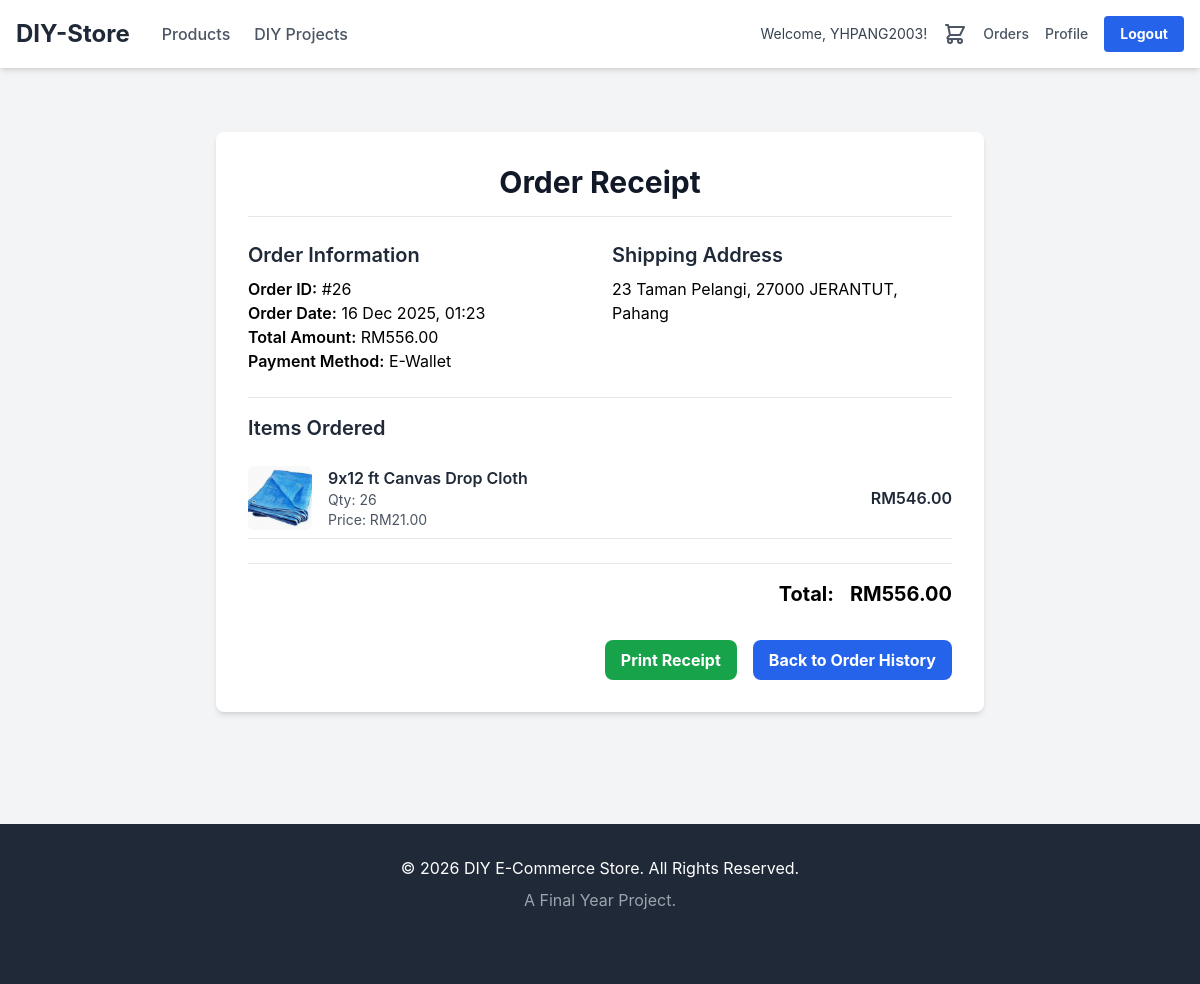
Screenshot of /order_details.php?order_id=26 (signed in) with the database file from the repository.
### tables this page shows
CREATE TABLE `order` (
  `order_id` int(11) NOT NULL,
  `user_id` int(11) DEFAULT NULL,
  `order_date` timestamp NOT NULL DEFAULT current_timestamp(),
  `total_amount` decimal(10,2) DEFAULT NULL,
  `address` varchar(255) DEFAULT NULL,
  `payment_method` enum('CreditCard','BankTransfer','E-Wallet') NOT NULL
);

CREATE TABLE `order_item` (
  `order_id` int(11) NOT NULL,
  `product_id` int(11) NOT NULL,
  `quantity` int(11) NOT NULL,
  `price` decimal(10,2) NOT NULL
);

CREATE TABLE `product` (
  `product_id` int(11) NOT NULL,
  `name` varchar(200) NOT NULL,
  `description` text DEFAULT NULL,
  `image` varchar(255) DEFAULT NULL,
  `price` decimal(10,2) NOT NULL,
  `stock_quantity` int(11) NOT NULL,
  `category_id` int(11) DEFAULT NULL,
  `status` enum('Available','Disabled') DEFAULT 'Available'
);

### _base.php (called while the page is built, shortened)
<?php
function get($key, $default = null) {
    return $_GET[$key] ?? $default;
}
function e($value) {
    return htmlspecialchars($value ?? '', ENT_QUOTES, 'UTF-8');
}
$_user = $_SESSION['user'] ?? null;
?>

### order_details.php (the view, shortened to what this page needs)
<?php
require_once '_base.php';
$user_id = $_user->user_id;
$order_id = get('order_id');
$conn = db_connect();
$sql_order = "SELECT * FROM `Order` WHERE order_id = ? AND user_id = ?";
$stmt_order = $conn->prepare($sql_order);
$stmt_order->bind_param("ii", $order_id, $user_id);
$stmt_order->execute();
$order = $stmt_order->get_result()->fetch_assoc();
$sql_items = "SELECT oi.*, p.name, p.image
              FROM Order_Item oi
              JOIN Product p ON oi.product_id = p.product_id
              WHERE oi.order_id = ?";
$stmt_items = $conn->prepare($sql_items);
$stmt_items->bind_param("i", $order_id);
$stmt_items->execute();
$order_items = $stmt_items->get_result()->fetch_all(MYSQLI_ASSOC);
require_once '_head.php';
?>
<div class="container mx-auto px-4 py-8">
    <div class="max-w-3xl mx-auto bg-white p-8 rounded-lg shadow-md print-area">
        <h1 class="text-3xl font-bold text-gray-900 mb-6 border-b pb-4 text-center">Order Receipt</h1>
        <div class="grid grid-cols-1 md:grid-cols-2 gap-6 mb-6">
            <div>
                <h2 class="text-xl font-semibold text-gray-800 mb-2">Order Information</h2>
                <p><span class="font-semibold">Order ID:</span> #<?= e($order['order_id']) ?></p>
                <p><span class="font-semibold">Order Date:</span> <?= e(date('d M Y, H:i', strtotime($order['order_date']))) ?></p>
                <p><span class="font-semibold">Total Amount:</span> RM<?= e(number_format($order['total_amount'], 2)) ?></p>
                <p><span class="font-semibold">Payment Method:</span> <?= e($order['payment_method']) ?></p>
            </div>
            <div>
                <h2 class="text-xl font-semibold text-gray-800 mb-2">Shipping Address</h2>
                <p><?= nl2br(e($order['address'])) ?></p>
            </div>
        </div>
        <h2 class="text-xl font-semibold text-gray-800 mb-4 pt-4 border-t">Items Ordered</h2>
        <div class="space-y-4">
            <?php foreach ($order_items as $item): ?>
                <div class="flex justify-between items-center py-2 border-b">
                    <div class="flex items-center">
                        <img src="/FYP/<?= e($item['image'] ?? 'https://placehold.co/100x100/e2e8f0/cbd5e0?text=No+Image') ?>" alt="<?= e($item['name']) ?>" class="w-16 h-16 object-cover rounded-md mr-4 print-hide-image">
                        <div>
                            <span class="font-semibold text-gray-800"><?= e($item['name']) ?></span>
                            <span class="block text-sm text-gray-600">Qty: <?= e($item['quantity']) ?></span>
                            <span class="block text-sm text-gray-600">Price: RM<?= e(number_format($item['price'], 2)) ?></span>
                        </div>
                    </div>
                    <span class="font-semibold text-gray-800">RM<?= e(number_format($item['price'] * $item['quantity'], 2)) ?></span>
                </div>
            <?php endforeach; ?>
        </div>
        <div class="flex justify-end text-xl font-bold border-t pt-4 mt-6">
            <span>Total:</span>
            <span class="ml-4">RM<?= e(number_format($order['total_amount'], 2)) ?></span>
        </div>
        <div class="flex flex-col sm:flex-row justify-end mt-8 space-y-4 sm:space-y-0 sm:space-x-4 no-print">
             <button onclick="printReceipt()" class="bg-green-600 hover:bg-green-700 text-white font-bold py-2 px-4 rounded-lg">
                Print Receipt
            </button>
             <a href="order_history.php" class="bg-blue-600 hover:bg-blue-700 text-white font-bold py-2 px-4 rounded-lg text-center">
                Back to Order History
            </a>
        </div>
    </div>
</div>
<?php
require_once '_foot.php';
?>

### rows the page displays
order: order_id "26", order_date "16 Dec 2025, 01:23", total_amount "556.00", payment_method "E-Wallet", address "23 Taman Pelangi, 27000 JERANTUT, Pahang"
order_item: product.image (picture), product.name "9x12 ft Canvas Drop Cloth", quantity "26", price "21.00", $item['price'] * $item['quantity'] "546.00"

### other values shown
$_user->username "YHPANG2003"
